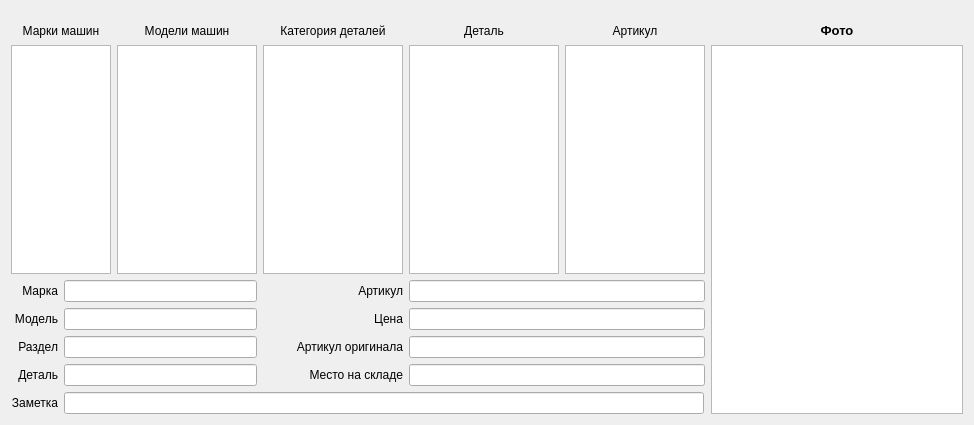
<?xml version="1.0" encoding="UTF-8"?>
<ui version="4.0">
 <class>MainWindow</class>
 <widget class="QWidget" name="MainWindow">
  <property name="geometry">
   <rect>
    <x>0</x>
    <y>0</y>
    <width>974</width>
    <height>425</height>
   </rect>
  </property>
  <property name="minimumSize">
   <size>
    <width>870</width>
    <height>400</height>
   </size>
  </property>
  <property name="contextMenuPolicy">
   <enum>Qt::DefaultContextMenu</enum>
  </property>
  <property name="windowTitle">
   <string>MainWindow</string>
  </property>
  <layout class="QGridLayout" name="gridLayout">
   <item row="6" column="0">
    <widget class="QLabel" name="label_8">
     <property name="sizePolicy">
      <sizepolicy hsizetype="Preferred" vsizetype="Fixed">
       <horstretch>0</horstretch>
       <verstretch>0</verstretch>
      </sizepolicy>
     </property>
     <property name="text">
      <string>&lt;html&gt;&lt;head/&gt;&lt;body&gt;&lt;p align=&quot;right&quot;&gt;Деталь&lt;/p&gt;&lt;/body&gt;&lt;/html&gt;</string>
     </property>
    </widget>
   </item>
   <item row="2" column="4">
    <widget class="QListView" name="detail">
     <property name="sizePolicy">
      <sizepolicy hsizetype="Fixed" vsizetype="Preferred">
       <horstretch>0</horstretch>
       <verstretch>0</verstretch>
      </sizepolicy>
     </property>
     <property name="maximumSize">
      <size>
       <width>150</width>
       <height>500</height>
      </size>
     </property>
    </widget>
   </item>
   <item row="5" column="4" colspan="2">
    <widget class="QLineEdit" name="originaArtcileOutput">
     <property name="sizePolicy">
      <sizepolicy hsizetype="Fixed" vsizetype="Fixed">
       <horstretch>0</horstretch>
       <verstretch>0</verstretch>
      </sizepolicy>
     </property>
     <property name="minimumSize">
      <size>
       <width>296</width>
       <height>0</height>
      </size>
     </property>
     <property name="readOnly">
      <bool>false</bool>
     </property>
    </widget>
   </item>
   <item row="3" column="4" colspan="2">
    <widget class="QLineEdit" name="articleOutput">
     <property name="sizePolicy">
      <sizepolicy hsizetype="Fixed" vsizetype="Fixed">
       <horstretch>0</horstretch>
       <verstretch>0</verstretch>
      </sizepolicy>
     </property>
     <property name="minimumSize">
      <size>
       <width>296</width>
       <height>0</height>
      </size>
     </property>
     <property name="readOnly">
      <bool>false</bool>
     </property>
    </widget>
   </item>
   <item row="3" column="0">
    <widget class="QLabel" name="label_5">
     <property name="sizePolicy">
      <sizepolicy hsizetype="Preferred" vsizetype="Fixed">
       <horstretch>0</horstretch>
       <verstretch>0</verstretch>
      </sizepolicy>
     </property>
     <property name="text">
      <string>&lt;html&gt;&lt;head/&gt;&lt;body&gt;&lt;p align=&quot;right&quot;&gt;Марка&lt;/p&gt;&lt;/body&gt;&lt;/html&gt;</string>
     </property>
    </widget>
   </item>
   <item row="4" column="3">
    <widget class="QLabel" name="label_10">
     <property name="sizePolicy">
      <sizepolicy hsizetype="Preferred" vsizetype="Fixed">
       <horstretch>0</horstretch>
       <verstretch>0</verstretch>
      </sizepolicy>
     </property>
     <property name="text">
      <string>&lt;html&gt;&lt;head/&gt;&lt;body&gt;&lt;p align=&quot;right&quot;&gt;Цена&lt;/p&gt;&lt;/body&gt;&lt;/html&gt;</string>
     </property>
    </widget>
   </item>
   <item row="5" column="1" colspan="2">
    <widget class="QLineEdit" name="categoryOutput">
     <property name="readOnly">
      <bool>true</bool>
     </property>
    </widget>
   </item>
   <item row="5" column="3">
    <widget class="QLabel" name="label_11">
     <property name="sizePolicy">
      <sizepolicy hsizetype="Preferred" vsizetype="Fixed">
       <horstretch>0</horstretch>
       <verstretch>0</verstretch>
      </sizepolicy>
     </property>
     <property name="text">
      <string>&lt;html&gt;&lt;head/&gt;&lt;body&gt;&lt;p align=&quot;right&quot;&gt;Артикул оригинала&lt;/p&gt;&lt;/body&gt;&lt;/html&gt;</string>
     </property>
    </widget>
   </item>
   <item row="6" column="4" colspan="2">
    <widget class="QLineEdit" name="placeOutput">
     <property name="sizePolicy">
      <sizepolicy hsizetype="Fixed" vsizetype="Fixed">
       <horstretch>0</horstretch>
       <verstretch>0</verstretch>
      </sizepolicy>
     </property>
     <property name="minimumSize">
      <size>
       <width>296</width>
       <height>0</height>
      </size>
     </property>
     <property name="readOnly">
      <bool>false</bool>
     </property>
    </widget>
   </item>
   <item row="6" column="1" colspan="2">
    <widget class="QLineEdit" name="detailOutput">
     <property name="readOnly">
      <bool>true</bool>
     </property>
    </widget>
   </item>
   <item row="7" column="1" colspan="5">
    <widget class="QLineEdit" name="noteOutput">
     <property name="sizePolicy">
      <sizepolicy hsizetype="Fixed" vsizetype="Fixed">
       <horstretch>0</horstretch>
       <verstretch>0</verstretch>
      </sizepolicy>
     </property>
     <property name="minimumSize">
      <size>
       <width>640</width>
       <height>0</height>
      </size>
     </property>
     <property name="readOnly">
      <bool>false</bool>
     </property>
    </widget>
   </item>
   <item row="3" column="1" colspan="2">
    <widget class="QLineEdit" name="makeOutput">
     <property name="readOnly">
      <bool>true</bool>
     </property>
    </widget>
   </item>
   <item row="4" column="4" colspan="2">
    <widget class="QLineEdit" name="costOutput">
     <property name="sizePolicy">
      <sizepolicy hsizetype="Fixed" vsizetype="Fixed">
       <horstretch>0</horstretch>
       <verstretch>0</verstretch>
      </sizepolicy>
     </property>
     <property name="minimumSize">
      <size>
       <width>296</width>
       <height>0</height>
      </size>
     </property>
     <property name="readOnly">
      <bool>false</bool>
     </property>
    </widget>
   </item>
   <item row="7" column="0">
    <widget class="QLabel" name="label_15">
     <property name="sizePolicy">
      <sizepolicy hsizetype="Preferred" vsizetype="Fixed">
       <horstretch>0</horstretch>
       <verstretch>0</verstretch>
      </sizepolicy>
     </property>
     <property name="text">
      <string>&lt;html&gt;&lt;head/&gt;&lt;body&gt;&lt;p align=&quot;right&quot;&gt;Заметка&lt;/p&gt;&lt;/body&gt;&lt;/html&gt;</string>
     </property>
    </widget>
   </item>
   <item row="3" column="3">
    <widget class="QLabel" name="label_9">
     <property name="sizePolicy">
      <sizepolicy hsizetype="Preferred" vsizetype="Fixed">
       <horstretch>0</horstretch>
       <verstretch>0</verstretch>
      </sizepolicy>
     </property>
     <property name="text">
      <string>&lt;html&gt;&lt;head/&gt;&lt;body&gt;&lt;p align=&quot;right&quot;&gt;Артикул&lt;/p&gt;&lt;/body&gt;&lt;/html&gt;</string>
     </property>
    </widget>
   </item>
   <item row="6" column="3">
    <widget class="QLabel" name="label_12">
     <property name="sizePolicy">
      <sizepolicy hsizetype="Preferred" vsizetype="Fixed">
       <horstretch>0</horstretch>
       <verstretch>0</verstretch>
      </sizepolicy>
     </property>
     <property name="text">
      <string>&lt;html&gt;&lt;head/&gt;&lt;body&gt;&lt;p align=&quot;right&quot;&gt;Место на складе&lt;/p&gt;&lt;/body&gt;&lt;/html&gt;</string>
     </property>
    </widget>
   </item>
   <item row="4" column="0">
    <widget class="QLabel" name="label_6">
     <property name="sizePolicy">
      <sizepolicy hsizetype="Preferred" vsizetype="Fixed">
       <horstretch>0</horstretch>
       <verstretch>0</verstretch>
      </sizepolicy>
     </property>
     <property name="text">
      <string>&lt;html&gt;&lt;head/&gt;&lt;body&gt;&lt;p align=&quot;right&quot;&gt;Модель&lt;/p&gt;&lt;/body&gt;&lt;/html&gt;</string>
     </property>
    </widget>
   </item>
   <item row="2" column="5">
    <widget class="QListView" name="detailArticle">
     <property name="sizePolicy">
      <sizepolicy hsizetype="Fixed" vsizetype="Preferred">
       <horstretch>0</horstretch>
       <verstretch>0</verstretch>
      </sizepolicy>
     </property>
     <property name="maximumSize">
      <size>
       <width>140</width>
       <height>500</height>
      </size>
     </property>
    </widget>
   </item>
   <item row="5" column="0">
    <widget class="QLabel" name="label_7">
     <property name="sizePolicy">
      <sizepolicy hsizetype="Preferred" vsizetype="Fixed">
       <horstretch>0</horstretch>
       <verstretch>0</verstretch>
      </sizepolicy>
     </property>
     <property name="text">
      <string>&lt;html&gt;&lt;head/&gt;&lt;body&gt;&lt;p align=&quot;right&quot;&gt;Раздел&lt;/p&gt;&lt;/body&gt;&lt;/html&gt;</string>
     </property>
    </widget>
   </item>
   <item row="2" column="6" rowspan="6">
    <widget class="QListWidget" name="gallery">
     <property name="selectionMode">
      <enum>QAbstractItemView::MultiSelection</enum>
     </property>
     <property name="iconSize">
      <size>
       <width>80</width>
       <height>80</height>
      </size>
     </property>
     <property name="resizeMode">
      <enum>QListView::Adjust</enum>
     </property>
     <property name="spacing">
      <number>0</number>
     </property>
     <property name="gridSize">
      <size>
       <width>80</width>
       <height>80</height>
      </size>
     </property>
     <property name="viewMode">
      <enum>QListView::IconMode</enum>
     </property>
     <property name="uniformItemSizes">
      <bool>true</bool>
     </property>
    </widget>
   </item>
   <item row="4" column="1" colspan="2">
    <widget class="QLineEdit" name="modelOutput">
     <property name="readOnly">
      <bool>true</bool>
     </property>
    </widget>
   </item>
   <item row="1" column="0" colspan="2">
    <widget class="QLabel" name="label">
     <property name="sizePolicy">
      <sizepolicy hsizetype="Fixed" vsizetype="Fixed">
       <horstretch>0</horstretch>
       <verstretch>0</verstretch>
      </sizepolicy>
     </property>
     <property name="maximumSize">
      <size>
       <width>100</width>
       <height>16</height>
      </size>
     </property>
     <property name="text">
      <string>&lt;html&gt;&lt;head/&gt;&lt;body&gt;&lt;p align=&quot;center&quot;&gt;Марки машин&lt;/p&gt;&lt;/body&gt;&lt;/html&gt;</string>
     </property>
    </widget>
   </item>
   <item row="1" column="2">
    <widget class="QLabel" name="label_2">
     <property name="sizePolicy">
      <sizepolicy hsizetype="Fixed" vsizetype="Fixed">
       <horstretch>0</horstretch>
       <verstretch>0</verstretch>
      </sizepolicy>
     </property>
     <property name="minimumSize">
      <size>
       <width>140</width>
       <height>16</height>
      </size>
     </property>
     <property name="text">
      <string>&lt;html&gt;&lt;head/&gt;&lt;body&gt;&lt;p align=&quot;center&quot;&gt;Модели машин&lt;/p&gt;&lt;/body&gt;&lt;/html&gt;</string>
     </property>
    </widget>
   </item>
   <item row="0" column="3">
    <spacer name="verticalSpacer">
     <property name="orientation">
      <enum>Qt::Vertical</enum>
     </property>
     <property name="sizeType">
      <enum>QSizePolicy::Fixed</enum>
     </property>
     <property name="sizeHint" stdset="0">
      <size>
       <width>5</width>
       <height>12</height>
      </size>
     </property>
    </spacer>
   </item>
   <item row="1" column="4">
    <widget class="QLabel" name="label_4">
     <property name="sizePolicy">
      <sizepolicy hsizetype="Fixed" vsizetype="Fixed">
       <horstretch>0</horstretch>
       <verstretch>0</verstretch>
      </sizepolicy>
     </property>
     <property name="minimumSize">
      <size>
       <width>150</width>
       <height>16</height>
      </size>
     </property>
     <property name="text">
      <string>&lt;html&gt;&lt;head/&gt;&lt;body&gt;&lt;p align=&quot;center&quot;&gt;Деталь&lt;/p&gt;&lt;/body&gt;&lt;/html&gt;</string>
     </property>
     <property name="scaledContents">
      <bool>false</bool>
     </property>
     <property name="alignment">
      <set>Qt::AlignLeading|Qt::AlignLeft|Qt::AlignVCenter</set>
     </property>
    </widget>
   </item>
   <item row="1" column="5">
    <widget class="QLabel" name="label_13">
     <property name="sizePolicy">
      <sizepolicy hsizetype="Fixed" vsizetype="Fixed">
       <horstretch>0</horstretch>
       <verstretch>0</verstretch>
      </sizepolicy>
     </property>
     <property name="minimumSize">
      <size>
       <width>140</width>
       <height>16</height>
      </size>
     </property>
     <property name="text">
      <string>&lt;html&gt;&lt;head/&gt;&lt;body&gt;&lt;p align=&quot;center&quot;&gt;Артикул&lt;/p&gt;&lt;/body&gt;&lt;/html&gt;</string>
     </property>
    </widget>
   </item>
   <item row="1" column="6">
    <widget class="QLabel" name="label_14">
     <property name="sizePolicy">
      <sizepolicy hsizetype="Expanding" vsizetype="Fixed">
       <horstretch>0</horstretch>
       <verstretch>0</verstretch>
      </sizepolicy>
     </property>
     <property name="minimumSize">
      <size>
       <width>0</width>
       <height>16</height>
      </size>
     </property>
     <property name="maximumSize">
      <size>
       <width>16777215</width>
       <height>16</height>
      </size>
     </property>
     <property name="text">
      <string>&lt;html&gt;&lt;head/&gt;&lt;body&gt;&lt;p align=&quot;center&quot;&gt;&lt;span style=&quot; font-size:10pt; font-weight:600;&quot;&gt;Фото&lt;/span&gt;&lt;/p&gt;&lt;/body&gt;&lt;/html&gt;</string>
     </property>
    </widget>
   </item>
   <item row="2" column="3">
    <widget class="QListView" name="detailCategory">
     <property name="sizePolicy">
      <sizepolicy hsizetype="Fixed" vsizetype="Preferred">
       <horstretch>0</horstretch>
       <verstretch>0</verstretch>
      </sizepolicy>
     </property>
     <property name="maximumSize">
      <size>
       <width>140</width>
       <height>500</height>
      </size>
     </property>
    </widget>
   </item>
   <item row="1" column="3">
    <widget class="QLabel" name="label_3">
     <property name="sizePolicy">
      <sizepolicy hsizetype="Fixed" vsizetype="Fixed">
       <horstretch>0</horstretch>
       <verstretch>0</verstretch>
      </sizepolicy>
     </property>
     <property name="minimumSize">
      <size>
       <width>140</width>
       <height>16</height>
      </size>
     </property>
     <property name="text">
      <string>&lt;html&gt;&lt;head/&gt;&lt;body&gt;&lt;p align=&quot;center&quot;&gt;Категория деталей&lt;/p&gt;&lt;/body&gt;&lt;/html&gt;</string>
     </property>
    </widget>
   </item>
   <item row="2" column="0" colspan="2">
    <widget class="QListView" name="carMake">
     <property name="enabled">
      <bool>true</bool>
     </property>
     <property name="sizePolicy">
      <sizepolicy hsizetype="Fixed" vsizetype="Preferred">
       <horstretch>0</horstretch>
       <verstretch>0</verstretch>
      </sizepolicy>
     </property>
     <property name="maximumSize">
      <size>
       <width>100</width>
       <height>500</height>
      </size>
     </property>
     <property name="baseSize">
      <size>
       <width>30</width>
       <height>50</height>
      </size>
     </property>
    </widget>
   </item>
   <item row="2" column="2">
    <widget class="QListView" name="carModel">
     <property name="sizePolicy">
      <sizepolicy hsizetype="Fixed" vsizetype="Preferred">
       <horstretch>0</horstretch>
       <verstretch>0</verstretch>
      </sizepolicy>
     </property>
     <property name="maximumSize">
      <size>
       <width>140</width>
       <height>500</height>
      </size>
     </property>
    </widget>
   </item>
  </layout>
 </widget>
 <layoutdefault spacing="6" margin="11"/>
 <tabstops>
  <tabstop>detailCategory</tabstop>
  <tabstop>makeOutput</tabstop>
  <tabstop>modelOutput</tabstop>
  <tabstop>categoryOutput</tabstop>
  <tabstop>detailOutput</tabstop>
  <tabstop>carMake</tabstop>
  <tabstop>articleOutput</tabstop>
  <tabstop>costOutput</tabstop>
  <tabstop>originaArtcileOutput</tabstop>
  <tabstop>placeOutput</tabstop>
  <tabstop>noteOutput</tabstop>
  <tabstop>detail</tabstop>
  <tabstop>detailArticle</tabstop>
  <tabstop>gallery</tabstop>
  <tabstop>carModel</tabstop>
 </tabstops>
 <resources/>
 <connections/>
</ui>
